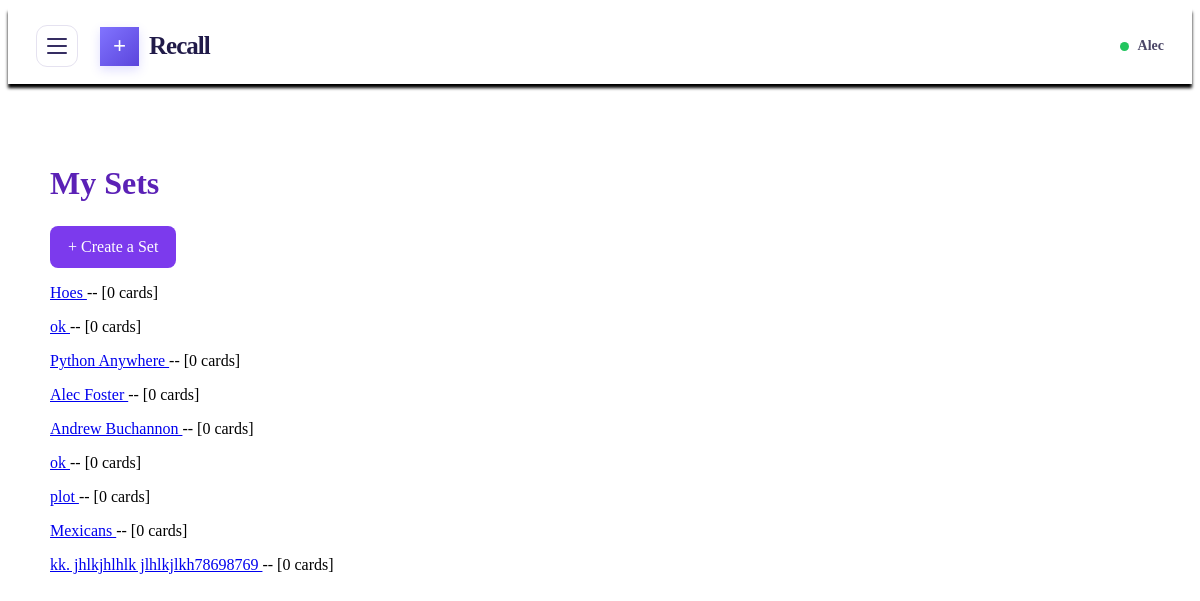
The app's page /sets (signed in), older data.
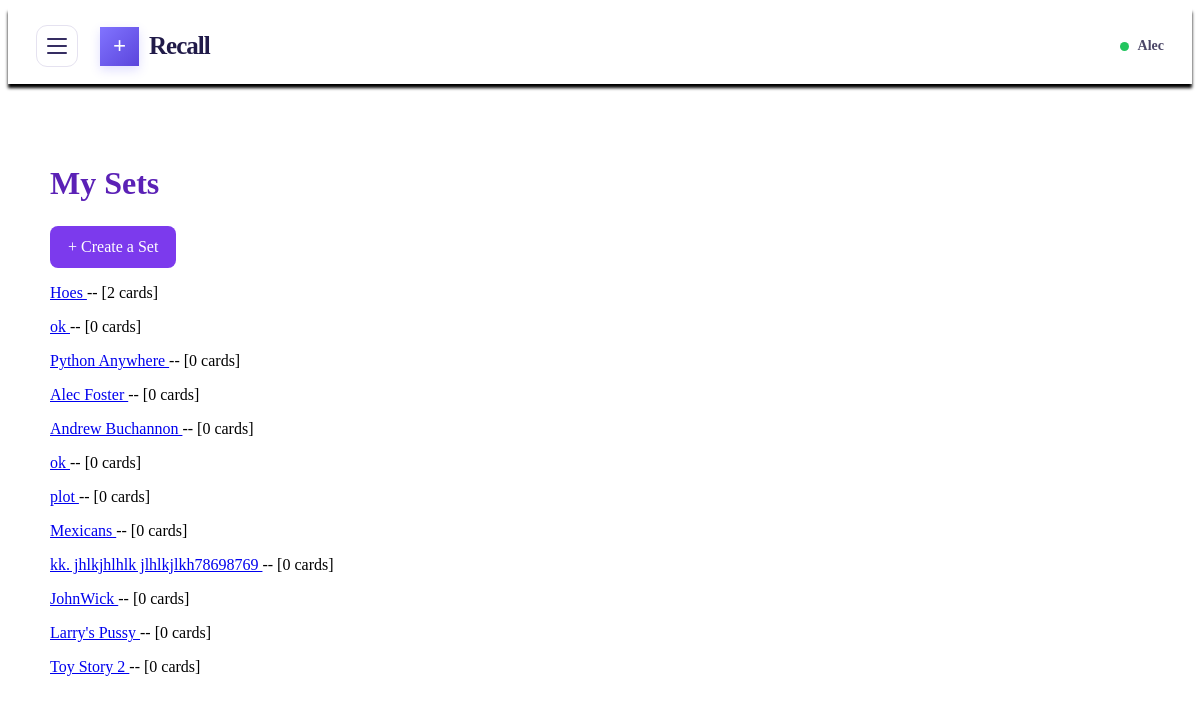
The same page, newer data.
### papo_cito.py (models this page shows)
class CardSet(db.Model):
    __tablename__ = "card_sets"
    id = db.Column(db.Integer, primary_key=True)
    name = db.Column(db.String(100), nullable=False)
    user_id = db.Column(db.Integer, db.ForeignKey("pot_users.id"), nullable=False)
    cards = db.relationship("Card", secondary=card_set_cards, backref=db.backref("sets", lazy="select"))

### papo_cito.py (the view)
@app.route("/sets")
def my_sets():
    if "user_id" not in session:
        return redirect(url_for("login"))
    sets = CardSet.query.filter_by(
            user_id=session["user_id"]
            ).order_by(CardSet.id.asc()).all()
    return render_template("sets.html", sets=sets)

### templates/sets.html (shortened to what this page needs)
{% extends "base.html" %}
{% block content %}
<div class="cards-page">
	<h1>My Sets</h1>
	<a class="create-button"
	   href="{{ url_for('create_set') }}">
		+ Create a Set
	</a>
	{% for card_set in sets %}
		<p>
		<a href="{{ url_for("view_set", set_id=card_set.id) }}">
				{{ card_set.name }}
		</a>
			-- [{{ card_set.cards|length }} cards]
		</p>
	{% else %}
		<p>You haven't created any sets yet.</p>
	{% endfor %}
</div>
{% endblock %}

### templates/base.html (shortened to what this page needs)
<!DOCTYPE html>
<html lang="en">
<head>
	<link rel="stylesheet" href="{{ url_for('static', filename='css/style.css') }}">
</head>
<body>
<nav class="topbar">
	<div class="topbar-left">
		<button
	     	    type="button"
		    class="menu-toggle"
		    id="menu-toggle"
		    >
			<span></span>
			<span></span>
			<span></span>
		</button>
		<a class="brand" href="{{ url_for('home') }}" >
			<span class="brand-icon">
				<span class="brand-symbol"> + </span>
			</span>
			<span class="brand-name">Recall</span>
		</a>
	</div>
	{% if session.get("user_id") %}
		<div class="topbar-user">
			<span class="user-dot"></span>
				{{ session.get("user", "Student") }}
		</div>
	{% else %}
		<a class="topbar-login"
			href= "{{ url_for('login') }}"
			>LOGIN</a>
	{% endif %}
</nav>
<div class="main">
	{% block content %}
	{% endblock %}
</div>
</body>
</html>

### static/css/style.css (style rules this page uses)
.topbar { height: 76px; background: #ffffff; padding: 0 28px; display: flex; align-items: center; justify-content: space-between; gap: 20px; box-shadow: 0 4px 3px rgba(0, 0, 0.12); position: sticky; top: 0; z-index: 1000; }
.topbar-left, .brand { display: flex; align-items: center; }
.topbar-left { gap: 22px; }
.brand { gap: 10px; color: #211b49; text-decoration:none; }
.brand-icon { width: 39px; height: 39px; display: grid; place-items: center; background: linear-gradient(135deg, #8174ff, #5b45dc); box-shadow: 0 4px 10px rgba(99, 91, 255, 0.2); }
.brand-symbol { color: white; font-size: 23px; font-weight: 800; }
.brand-name { font-size: 25px; font-weight: 800; letter-spacing: -1px; }
.menu-toggle { width: 42px; height: 42px; padding: 10px; display:flex; flex-direction: column; justify-content: center; gap: 5px; background: transparent; border: 1px solid #e5e2f0; border-radius: 11px; cursor: pointer; }
.menu-toggle span { width: 20px; height: 2px; display: block; background: #352d62; border-radius: 4px; transition: transform 0.2s ease; }
.topbar-user { display: flex; align-items: center; gap: 9px; color: #4b4667; font-size: 14px; font-weight: 600; }
.user-dot { width: 9px; height: 9px; background: #22c55e; border-radius: 50%; }
.cards-page { max-width: 1100px; margin:40px auto; padding: 20px; }
.cards-page h1 { color: #5b21b6; margin-bottom: 24px; }
.create-button { display: inline-block; padding: 12px 18px; border-radius: 8px; background: #7c3aed; color: white; text-decoration: none; }

Row changes from the older to the newer data that the page shows:
computed for CardSet "Hoes": cards|length "0" → "2"
added CardSet: name "JohnWick", cards|length "0"
added CardSet: name "Larry's Pussy", cards|length "0"
added CardSet: name "Toy Story 2", cards|length "0"
